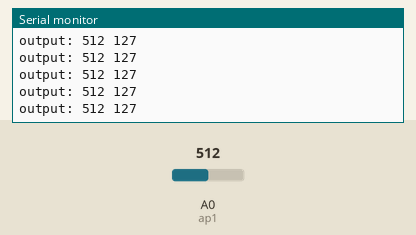
This sketch was run on a simulated Arduino Uno, built with avr-gcc and run on an emulated ATmega328P. Parts: the last lines printed to the serial monitor. The inputs (shaded band) are chosen by the test bench; at power-on: A0 (ap1) = 512.

Above: at 1.2 s.
1.3 s: A0 (ap1) set to 716
At 1.68 s:
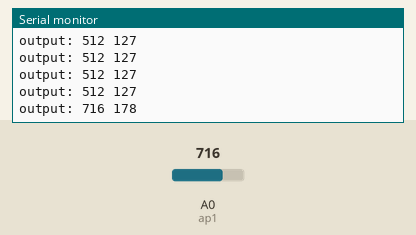
2.8 s: A0 (ap1) set to 900
At 2.94 s:
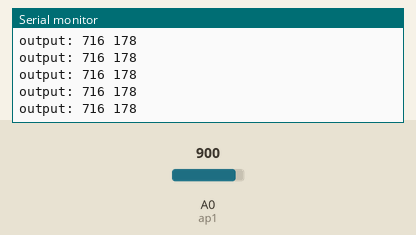
Timing chart, 0 to 5.8 s (numbered marks = the images above; inputs shaded):
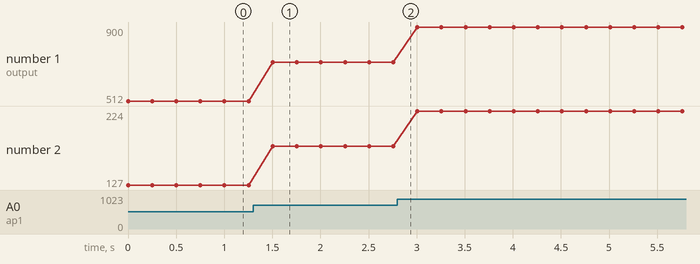

Measured:
- after the input at 1.3 s, the serial monitor: prints a new line after 0.20 s (image 1)
- plotted number 1: 512 → 716 after the input at 1.3 s, 716 → 900 after the input at 2.8 s
- plotted number 2: 127 → 178 after the input at 1.3 s, 178 → 224 after the input at 2.8 s

The sketch:

sketch_jan27b.ino
```cpp
/*

*/
const int ap1 = A0;
int sv1 = 0;
int ov1 = 0;
void setup() {
    // initialize serial communications at 9600 bps:
  Serial.begin(9600);
}

void loop() {
    // analogReference(EXTERNAL);    //connect 3.3v to AREF
  // read the analog in value:
  sv1 = analogRead(ap1);
  // map it to the range of the analog out:
  ov1 = map(sv1, 0, 1023, 0, 255);
  Serial.print("output: ");
  Serial.print(sv1);
  Serial.print(" ");
  Serial.print(ov1);
  Serial.println();
  delay(250);
}
```
